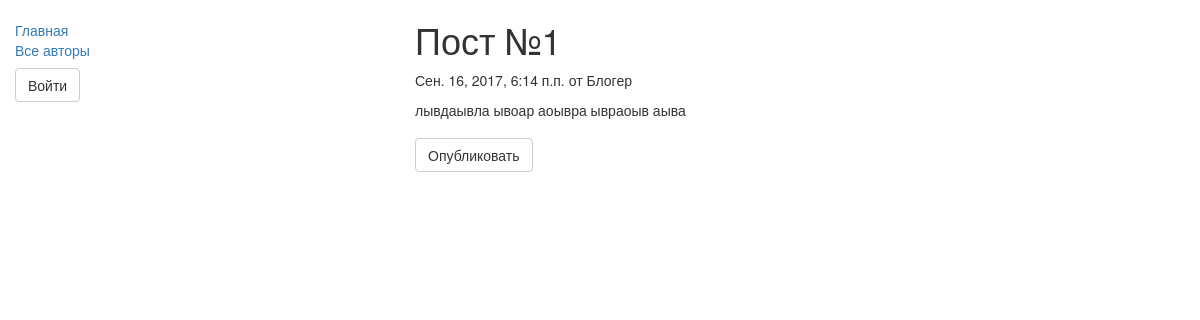
The app's page /post/1/ with its own data.
### blog/models.py (models this page shows, shortened)
class Post(models.Model):
    title = models.CharField(max_length=256, verbose_name='Заголовок')
    created = models.DateTimeField(auto_now_add=True, verbose_name='Создано')
    published = models.DateTimeField(blank=True, null=True, verbose_name='Опубликовано')
    content = models.TextField(verbose_name='Контент')
    author = models.ForeignKey(Profile, related_name='author')
    class Meta:
        ordering = ('-published',)

class Profile(models.Model):
    user = models.OneToOneField(User, on_delete=models.CASCADE)
    blog_name = models.CharField(max_length=1024, verbose_name='Название блога')
    subscribes = models.ManyToManyField("self", blank=True, symmetrical=False)  # Подписки

### blog/views.py (the view)
# urls.py: url(r'^post/(?P<pk>\d+)/$', views.ViewPost.as_view(), name='view_post'),
class ViewPost(DetailView):
    model = Post
    context_object_name = 'post'
    pk_url_kwarg = 'pk'
    template_name = 'posts/post_view.html'

### blog/templates/posts/post_view.html
{% extends 'base_generic.html' %} {% block title %}Запись {{ post.id }}{% endblock title %} {% block content %} {% if post %}
<h1>{{ post.title }}</h1>
<p>{{ post.published }} от {{ post.author.user.first_name }}</p>
<p>{{ post.content }}</p>
<a href="{% url 'publicate_post' pk=post.id %}" class="btn btn-default navbar-btn">Опубликовать</a> {% else %}
<p>Увы, ничего нет...</p>
{% endif %} {% endblock content %}

### records on screen
Post: title "Пост №1", published "Сен. 16, 2017, 6:14 п.п.", author.user.first_name "Блогер", content "лывдаывла ывоар аоывра ывраоыв аыва"
